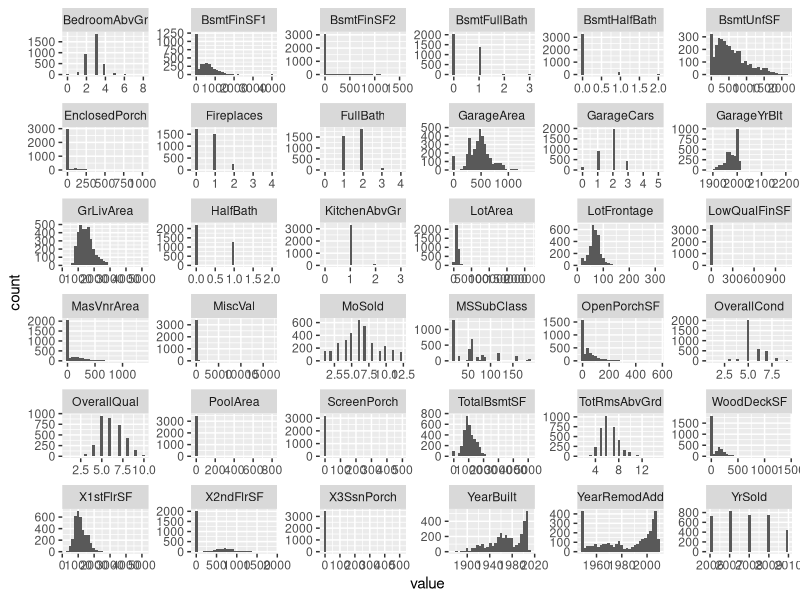
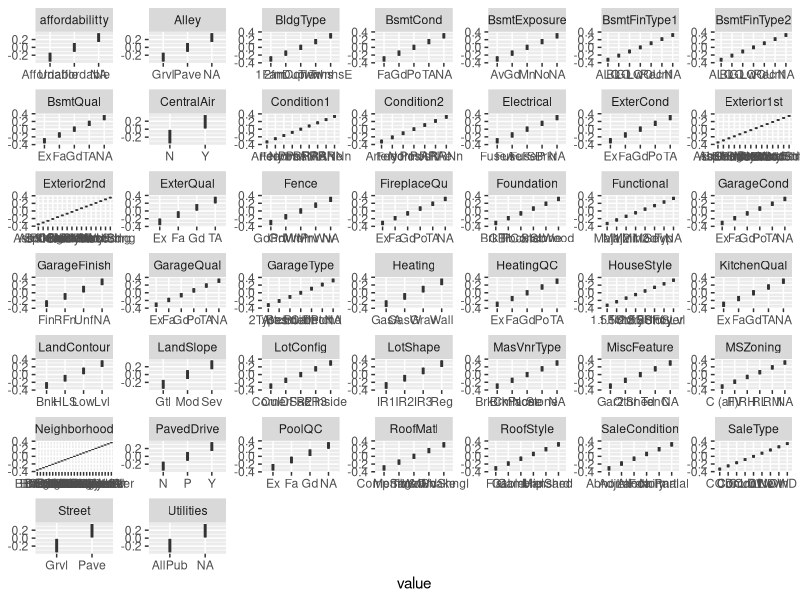
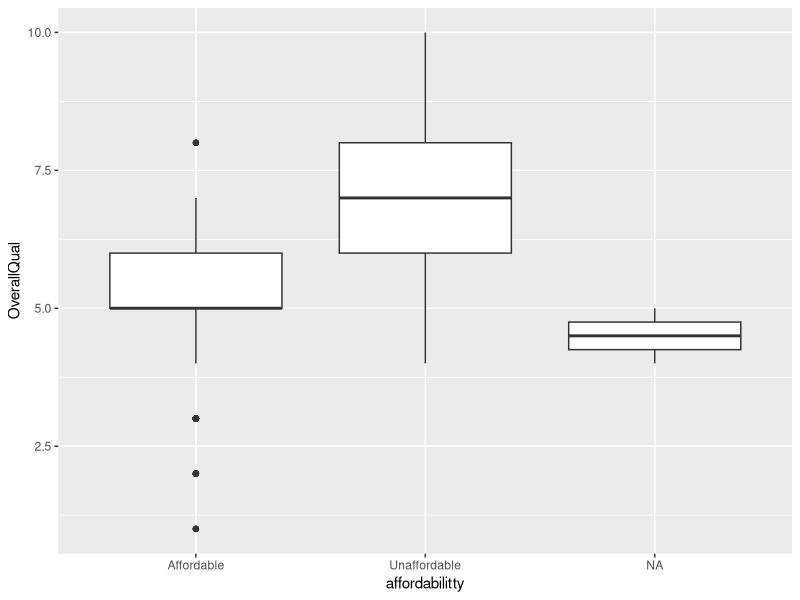

R code for these plots, in order:
library(dplyr)
library(reshape2)
library(ggplot2)
library(purrr)
library(tidyr)

# Import training and testing data
training <- read.csv(file = "HTrainLast.csv", stringsAsFactors = FALSE)
testing <- read.csv(file = "HTestLastNoY.csv", stringsAsFactors = FALSE)

# Get rid of the observation column 
training = training[, -1]
testing = testing [,-1]

# Exploratory analysis
# Histograms of all numeric columns
training %>% keep(is.numeric) %>%  gather() %>% ggplot(aes(value)) + facet_wrap(~ key, scales = "free") +geom_histogram()



# Scratch work 
training %>% keep(is.character) %>%  gather() %>% ggplot(aes(value)) + facet_wrap(~ key, scales = "free") +geom_boxplot()

# 
ggplot(data = training, aes(x = affordabilitty, y = OverallQual)) +  geom_boxplot() 

